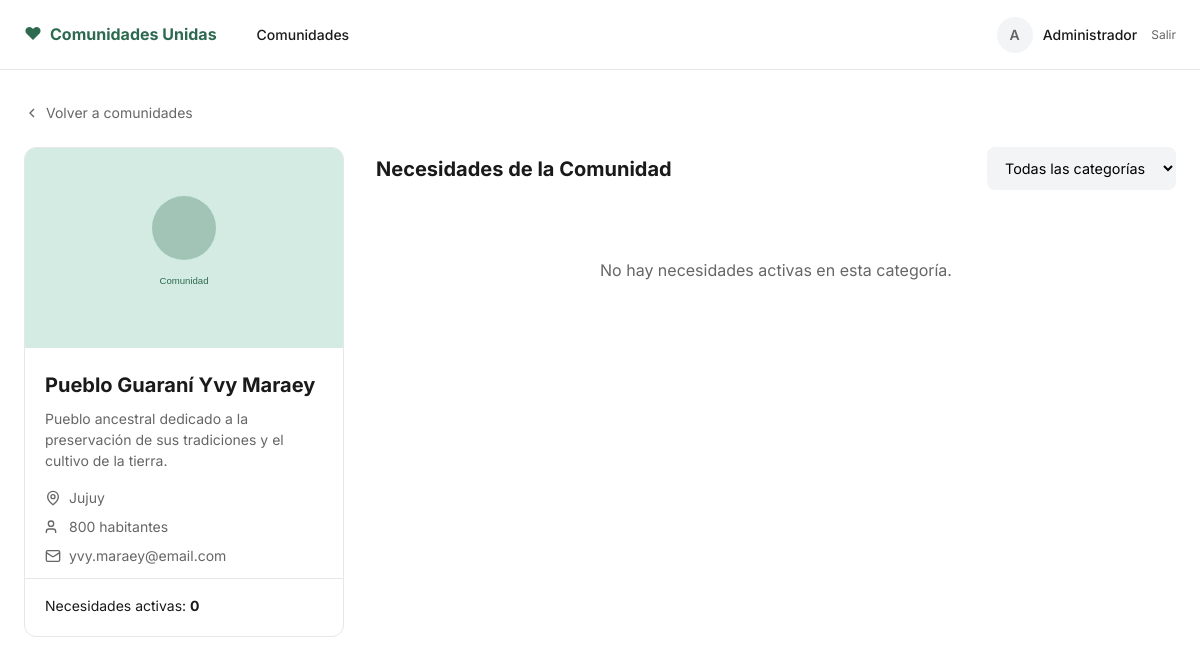
/comunidades/3/ (signed in), run on the app's committed database.
### accounts/models.py (models this page shows, shortened)
class User(AbstractUser):
    class AccountType(models.TextChoices):
        DONANTE = 'donante', 'Donante'
        COMUNIDAD = 'comunidad', 'Comunidad'
    display_name = models.CharField('nombre', max_length=150, blank=True)
    account_type = models.CharField(
        'tipo de cuenta',
        max_length=20,
        choices=AccountType.choices,
        default=AccountType.DONANTE,
    )
    class Meta:
        verbose_name = 'usuario'
        verbose_name_plural = 'usuarios'
    def get_display_name(self):
        return self.display_name or self.username
    @property
    def is_community(self):
        return self.account_type == self.AccountType.COMUNIDAD
    @property
    def avatar_initial(self):
        name = self.get_display_name()
        return name[0].upper() if name else 'U'

### communities/models.py (models this page shows, shortened)
class Community(models.Model):
    class Province(models.TextChoices):
        SALTA = 'Salta', 'Salta'
        JUJUY = 'Jujuy', 'Jujuy'
        CHACO = 'Chaco', 'Chaco'
        FORMOSA = 'Formosa', 'Formosa'
    owner = models.OneToOneField(
        settings.AUTH_USER_MODEL,
        on_delete=models.CASCADE,
        related_name='community_profile',
        verbose_name='usuario responsable',
        null=True,
        blank=True,
    )
    name = models.CharField('nombre', max_length=200)
    description = models.TextField('descripción')
    province = models.CharField('provincia', max_length=50, choices=Province.choices)
    population = models.PositiveIntegerField('población')
    email = models.EmailField('email de contacto')
    image = models.ImageField('imagen', upload_to='communities/', blank=True, null=True)
    image_url = models.URLField('URL de imagen', blank=True)
    is_active = models.BooleanField('activa', default=True)
    created_at = models.DateTimeField(auto_now_add=True)
    class Meta:
        verbose_name = 'comunidad'
        verbose_name_plural = 'comunidades'
        ordering = ['name']
    def get_image(self):
        if self.image:
            return self.image.url
        if self.image_url:
            return self.image_url
        return '/static/img/comunidad-default.svg'
    @property
    def active_needs_count(self):
        return self.needs.filter(status=Need.Status.ACTIVE).count()
    @property
    def urgent_needs_count(self):
        return self.needs.filter(status=Need.Status.ACTIVE, is_urgent=True).count()

### communities/views.py (the view)
# urls.py: path('<int:pk>/', views.community_detail, name='detail'),
@login_required
def community_detail(request, pk):
    community = get_object_or_404(Community, pk=pk, is_active=True)
    category = request.GET.get('categoria', '')
    needs = community.needs.filter(status=Need.Status.ACTIVE)
    if category:
        needs = needs.filter(category=category)
    return render(request, 'communities/detail.html', {
        'community': community,
        'needs': needs,
        'category': category,
        'categories': Need.Category.choices,
    })

### templates/communities/detail.html (shortened to what this page needs)
{% extends 'includes/navbar.html' %}
{% load humanize %}
{% block content %}
<main class="page-content">
    <a href="{% url 'communities:list' %}" class="back-link">
        <svg width="16" height="16" viewBox="0 0 24 24" fill="none" stroke="currentColor" stroke-width="2">
            <path d="m15 18-6-6 6-6"/>
        </svg>
        Volver a comunidades
    </a>
    <div class="detail-layout">
        <aside class="community-sidebar">
            <img src="{{ community.get_image }}" alt="{{ community.name }}" class="sidebar-image">
            <h1>{{ community.name }}</h1>
            <p class="sidebar-desc">{{ community.description }}</p>
            <ul class="sidebar-details">
                <li>
                    <svg width="16" height="16" viewBox="0 0 24 24" fill="none" stroke="currentColor" stroke-width="2">
                        <path d="M20 10c0 6-8 12-8 12s-8-6-8-12a8 8 0 0 1 16 0Z"/><circle cx="12" cy="10" r="3"/>
                    </svg>
                    {{ community.province }}
                </li>
                <li>
                    <svg width="16" height="16" viewBox="0 0 24 24" fill="none" stroke="currentColor" stroke-width="2">
                        <path d="M16 21v-2a4 4 0 0 0-4-4H6a4 4 0 0 0-4 4v2"/><circle cx="9" cy="7" r="4"/>
                    </svg>
                    {{ community.population }} habitantes
                </li>
                <li>
                    <svg width="16" height="16" viewBox="0 0 24 24" fill="none" stroke="currentColor" stroke-width="2">
                        <rect width="20" height="16" x="2" y="4" rx="2"/><path d="m22 7-8.97 5.7a1.94 1.94 0 0 1-2.06 0L2 7"/>
                    </svg>
                    {{ community.email }}
                </li>
            </ul>
            <div class="sidebar-stats">
                <p>Necesidades activas: <strong>{{ community.active_needs_count }}</strong></p>
            </div>
        </aside>
        <section class="needs-section">
            <div class="needs-header">
                <h2>Necesidades de la Comunidad</h2>
                <form method="get">
                    <select name="categoria" class="filter-select" onchange="this.form.submit()">
                        <option value="">Todas las categorías</option>
                    </select>
                </form>
            </div>
            <div class="needs-list">
                {% for need in needs %}
                <article class="need-card {% if need.is_urgent %}need-urgent{% endif %}" data-need-id="{{ need.pk }}">
                    <div class="need-card-header">
                        <div>
                            <h3>
                                {{ need.title }}
                                {% if need.is_urgent %}
                                <span class="badge badge-urgent">Urgente</span>
                                {% endif %}
                            </h3>
                        </div>
                        <span class="badge badge-category badge-{{ need.category|lower }}">{{ need.category }}</span>
                    </div>
                    <p class="need-desc">{{ need.description }}</p>
                    <div class="progress-section">
                        <div class="progress-labels">
                            <span>Progreso</span>
                            <span>{{ need.progress_percent }}%</span>
                        </div>
                        <div class="progress-bar">
                            <div class="progress-fill" style="width: {{ need.progress_percent }}%"></div>
                        </div>
                        <div class="progress-amounts">
                            <span>${{ need.raised_amount|floatformat:0|intcomma }} de ${{ need.target_amount|floatformat:0|intcomma }}</span>
                            <span>Faltan ${{ need.remaining_amount|floatformat:0|intcomma }}</span>
                        </div>
                    </div>
                    {% if need.remaining_amount > 0 %}
                    <button type="button" class="btn btn-primary btn-full btn-donate"
                            data-need-id="{{ need.pk }}"
                            data-need-title="{{ need.title }}"
                            data-community-name="{{ community.name }}"
                            data-remaining="{{ need.remaining_amount|floatformat:0 }}">
                        Donar Ahora
                    </button>
                    {% else %}
                    <button type="button" class="btn btn-secondary btn-full" disabled>Meta alcanzada</button>
                    {% endif %}
                </article>
                {% empty %}
                <div class="empty-state">
                    <p>No hay necesidades activas en esta categoría.</p>
                </div>
                {% endfor %}
            </div>
        </section>
    </div>
</main>
{% endblock %}

### templates/includes/navbar.html (shortened to what this page needs)
{% extends 'base.html' %}
{% block body %}
<header class="navbar">
    <div class="navbar-inner">
        <div class="navbar-left">
            <a href="{% url 'communities:list' %}" class="brand">
                <span class="brand-icon">♥</span>
                Comunidades Unidas
            </a>
            <nav class="nav-links">
                <a href="{% url 'communities:list' %}" class="nav-btn {% if request.resolver_match.url_name == 'list' %}active{% endif %}">Comunidades</a>
            </nav>
        </div>
        {% if user.is_authenticated %}
        <div class="user-menu">
            <div class="user-avatar">{{ user.avatar_initial }}</div>
            <span class="user-name">{{ user.get_display_name }}</span>
            <a href="{% url 'accounts:logout' %}" class="logout-link" title="Cerrar sesión">Salir</a>
        </div>
        {% endif %}
    </div>
</header>
{% block content %}{% endblock %}
{% endblock %}

### static/css/styles.css (style rules this page uses)
:root { --green-bg: #d4ebe3; --green-brand: #2d6a4f; --dark: #0a0c10; --text: #1a1a1a; --text-muted: #666; --border: #e5e7eb; --bg-input: #f3f4f6; --white: #fff; --red: #dc2626; --orange: #ea580c; --pink: #db2777; --blue: #2563eb; --yellow-bg: #fef9c3; --yellow-border: #fde047; --blue-bg: #eff6ff; --radius: 12px; --shadow: 0 4px 24px rgba(0,0,0,.08); }
* { box-sizing: border-box; margin: 0; padding: 0; }
body { font-family: 'Inter', -apple-system, BlinkMacSystemFont, sans-serif; color: var(--text); background: var(--white); line-height: 1.5; }
.form-input, .form-textarea, .form-select, .search-input, .filter-select { width: 100%; padding: 12px 14px; border: none; border-radius: 8px; background: var(--bg-input); font-size: 0.9rem; font-family: inherit; outline: none; }
.navbar { border-bottom: 1px solid var(--border); background: var(--white); position: sticky; top: 0; z-index: 100; }
.navbar-inner { max-width: 1200px; margin: 0 auto; padding: 16px 24px; display: flex; align-items: center; justify-content: space-between; }
.navbar-left { display: flex; align-items: center; gap: 24px; }
.brand { display: flex; align-items: center; gap: 8px; text-decoration: none; color: var(--green-brand); font-weight: 700; font-size: 1rem; }
.brand-icon { color: var(--green-brand); font-size: 1.1rem; }
.nav-links { display: flex; gap: 8px; }
.nav-btn { padding: 8px 16px; border-radius: 8px; text-decoration: none; color: var(--text); font-size: 0.875rem; font-weight: 500; }
.user-menu { display: flex; align-items: center; gap: 10px; }
.user-avatar { width: 36px; height: 36px; border-radius: 50%; background: var(--bg-input); display: flex; align-items: center; justify-content: center; font-weight: 600; color: var(--text-muted); font-size: 0.875rem; }
.user-name { font-size: 0.875rem; font-weight: 500; }
.logout-link { font-size: 0.75rem; color: var(--text-muted); text-decoration: none; margin-left: 4px; }
.page-content { max-width: 1200px; margin: 0 auto; padding: 32px 24px 64px; }
.filter-select { width: auto; min-width: 180px; cursor: pointer; }
.back-link { display: inline-flex; align-items: center; gap: 6px; color: var(--text-muted); text-decoration: none; font-size: 0.875rem; margin-bottom: 24px; }
.detail-layout { display: grid; grid-template-columns: 320px 1fr; gap: 32px; align-items: start; }
.community-sidebar { border: 1px solid var(--border); border-radius: var(--radius); padding: 0 0 20px; overflow: hidden; }
.sidebar-image { width: 100%; height: 200px; object-fit: cover; }
.community-sidebar h1 { font-size: 1.25rem; padding: 16px 20px 8px; }
.sidebar-desc { padding: 0 20px 16px; color: var(--text-muted); font-size: 0.875rem; }
.sidebar-details { list-style: none; padding: 0 20px; }
.sidebar-details li { display: flex; align-items: center; gap: 8px; font-size: 0.875rem; color: var(--text-muted); margin-bottom: 8px; }
.sidebar-stats { padding: 16px 20px 0; border-top: 1px solid var(--border); margin-top: 12px; font-size: 0.875rem; }
.needs-header { display: flex; justify-content: space-between; align-items: center; margin-bottom: 20px; flex-wrap: wrap; gap: 12px; }
.needs-header h2 { font-size: 1.25rem; }
.needs-list { display: flex; flex-direction: column; gap: 20px; }
.empty-state { grid-column: 1 / -1; text-align: center; padding: 48px; color: var(--text-muted); }

### data on the page
User: avatar_initial "A", get_display_name "Administrador"
Community: get_image (placeholder picture), name "Pueblo Guaraní Yvy Maraey", description "Pueblo ancestral dedicado a la preservación de sus tradiciones y el cultivo de la tierra.", province "Jujuy", population "800", email "yvy.maraey@email.com", active_needs_count "0"
